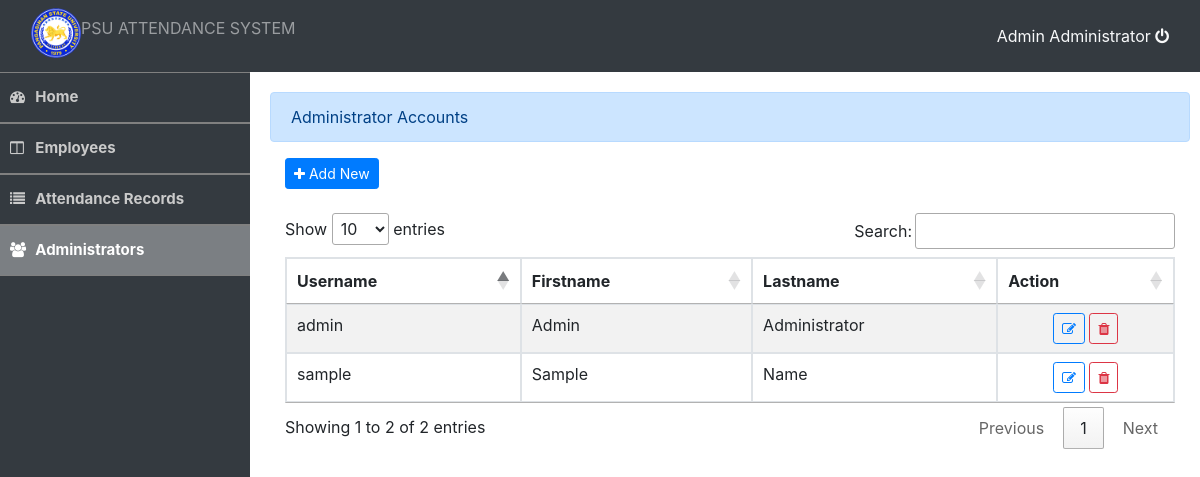
The page /admin/users.php (signed in) on the database its author committed.
### tables this page shows
CREATE TABLE `users` (
  `id` int(20) NOT NULL,
  `username` varchar(30) NOT NULL,
  `password` varchar(100) NOT NULL,
  `firstname` varchar(100) NOT NULL,
  `lastname` varchar(100) NOT NULL
);

### admin/auth.php (called while the page is built, shortened)
<?php
	require_once 'db_connect.php';
	$user_qry = $conn->query("SELECT * FROM users WHERE `id` = '".$_SESSION['login_id']."' ") or die(mysqli_error());
	$user = $user_qry->fetch_array();
	$user_name = $user['firstname']." ".$user['lastname'];
?>

### admin/users.php (the view, shortened to what this page needs)
<!DOCTYPE html>
<?php
	require_once 'auth.php';
?>
<html lang="eng">
	<head>
		<?php include 'header.php' ?>
	</head>
	<body>
		<?php include 'nav_bar.php' ?>
		<div class="container-fluid admin" >
			<div class="alert alert-primary">Administrator Accounts</div>
			<div class="well col-lg-12">
				<button type="button" class="btn btn-primary btn-sm" id="new_user"><i class="fa fa-plus"></i> Add New</button>
				<br />
				<br />
				<table id="table" class="table table-bordered table-striped">
					<thead>
						<tr>
							<th>Username</th>
							<th>Firstname</th>
							<th>Lastname</th>
							<th>Action</th>
						</tr>
					</thead>
					<tbody>
					<?php
						$user_qry=$conn->query("SELECT * FROM users") or die(mysqli_error());
						while($row=$user_qry->fetch_array()){
					?>
						<tr>
							<td><?php echo $row['username']?></td>
							<td><?php echo $row['firstname']?></td>
							<td><?php echo htmlentities($row['lastname'])?></td>
							<td>
								<center>
								 <button class="btn btn-sm btn-outline-primary edit_user" data-id="<?php echo $row['id']?>" type="button"><i class="fa fa-edit"></i></button>
								<button class="btn btn-sm btn-outline-danger remove_user" data-id="<?php echo $row['id']?>" type="button"><i class="fa fa-trash"></i></button>
								</center>
							</td>
						</tr>
					<?php
						}
					?>
					</tbody>
				</table>
			<br />
			<br />
			<br />
			</div>
		</div>
	</body>
</html>

### admin/nav_bar.php (shortened to what this page needs)
	<nav class = "navbar navbar-header navbar-dark bg-dark">
	<div class = "container-fluid">
		<div class = "navbar-header">
		<img src = "images/logo1.png" width = "50px" height = "50px"/>
			<p class = "navbar-text pull-right">PSU ATTENDANCE SYSTEM</p>
		</div>
		<div class = "nav navbar-nav navbar-right">
			<a href="logout.php" class="text-light"><?php echo $user_name ?> <i class="fa fa-power-off"></i></a>
		</div>
	</div>
</nav>
<div id="sidebar" class="bg-dark">
	<div id="sidebar-field">
		<a href="home.php" class="sidebar-item">
				<div class="sidebar-icon"><i class="fa fa-dashboard"> </i></div>  Home
		</a>
	</div>
	<div id="sidebar-field">
		<a href="employee.php" class="sidebar-item">
				<div class="sidebar-icon"><i class="fa fa-columns"> </i></div>  Employees
		</a>
	</div>
	<div id="sidebar-field">
		<a href="attendance.php" class="sidebar-item">
				<div class="sidebar-icon"><i class="fa fa-list"> </i></div>  Attendance Records
		</a>
	</div>
	<div id="sidebar-field">
		<a href="users.php" class="sidebar-item">
				<div class="sidebar-icon"><i class="fa fa-users"> </i></div>  Administrators
		</a>
	</div>
</div>

### assets/css/style.css (style rules this page uses)
body { height:100%; }
div#sidebar { width: 250px; height: 95.3%; position: absolute; }
#sidebar-field { border-top:1px solid gray; }
#sidebar .sidebar-item { position: relative; height: 50px; padding: 10px; display: inline-flex; font-size: 15px; align-items: center; border-bottom: 1px solid gray; width: 100%; color: #cacaca; font-weight: 700 }
#sidebar .sidebar-item:hover, #sidebar .sidebar-item.active { color:white; text-decoration: unset; background: #ffffff59 }
#sidebar .sidebar-item .sidebar-icon { width:11%; padding: auto; }
.container-fluid.admin { padding: 20px; width: 80%; max-width: inherit; margin-left: 250px }

### rows shown on the page
users: user_name "Admin Administrator", username "admin", firstname "Admin", lastname "Administrator"
users: username "sample", firstname "Sample", lastname "Name"
